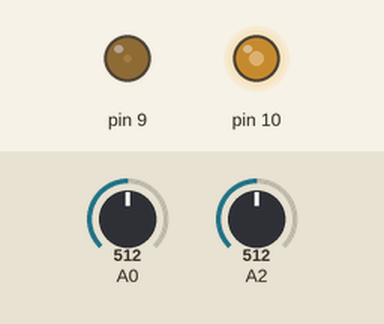
The sketch below on a simulated Arduino Uno, built with avr-gcc and run on an emulated ATmega328P. Shown: output pins drawn as LEDs (lit = HIGH). The test bench sets the inputs (shaded band); at power-on: A0 = 512, A2 = 512.

Above: at 1.2 s.
1.3 s: A0 set to 716
At 2.4 s:
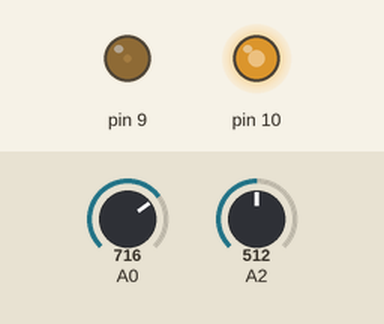
2.8 s: A0 set to 900
At 3.5 s:
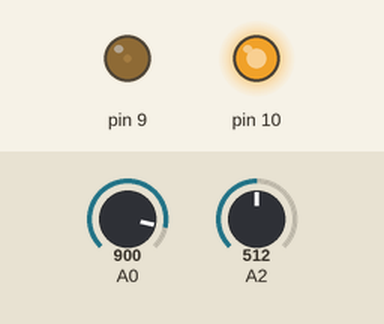
4.3 s: A0 set to 122
At 4.7 s:
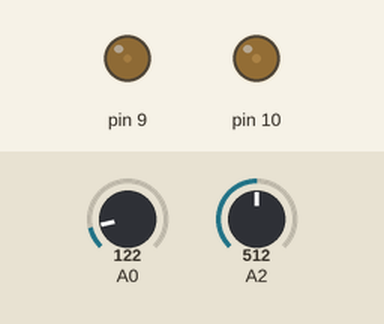
5.8 s: A0 set to 0
At 7.0 s:
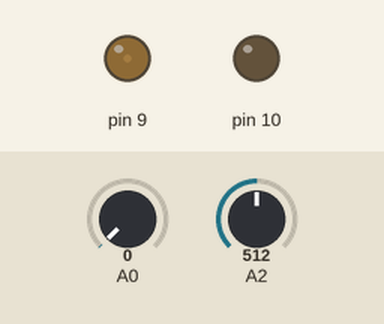
Timing chart, 0 to 8.3 s (numbered marks = the images above; inputs shaded):
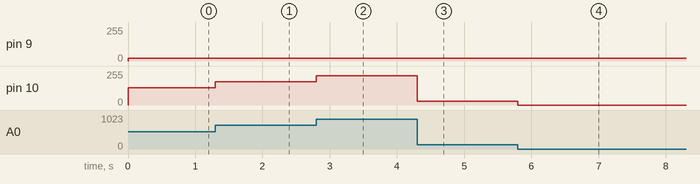

Measured:
- after the input at 1.3 s, pin 10: 128/255 → 174/255 at once
- after the input at 2.8 s, pin 10: 174/255 → 221/255 at once
- after the input at 4.3 s, pin 10: 221/255 → 30/255 at once
- after the input at 5.8 s, pin 10: 30/255 → 0/255 at once

The sketch:

sketch_feb14a.ino
```cpp
// Duty Cycle in terms of a percentage.
unsigned long plus;
// Value read from A1, in case plus mode is activated
float xxx;
// Float numbers to calculate duty for PWM 1 and PWM 2
float yyy;
unsigned long pwm1;
// Value read from A0 and A2 to give PWM duty cycle output in terms // of 0-5V
unsigned long pwm2;
void setup(){
pinMode(9, OUTPUT);
pinMode(10, OUTPUT);
TCCR1A = _BV(COM1A1) | _BV(COM1B1) ; // phase and frequency correct mode. NON-inverted mode
// TCCR1A = _BV(COM1A1) | _BV(COM1B1) | _BV(COM1A0) | _BV(COM1B0) ;
//phase/frequency correct mode. SELECT THIS FOR INVERTED OUTPUTS.
TCCR1B = _BV(WGM13) | _BV(CS11);
// Select mode 8 and select divide by 8 on main clock.
}
void loop(){
// Program that lets different values on A3 choose different values of frequency, e.g. 100,200,400,500,1k,2k,3k,4k,10k,
//etc in relation with a free input.
//if (analogRead(A3) <100) ICR1 = 10000; // 100Hz - Default value to 100Hz for A3 = 0V
//if (analogRead(A3) <200 && analogRead(A3) > 100) ICR1 = 5000; // 200Hz
//if (analogRead(A3) <300 && analogRead(A3) > 200) ICR1 = 2500; // 400Hz
//if (analogRead(A3) <400 && analogRead(A3) > 300) ICR1 = 1000; // 1000Hz
//if (analogRead(A3) <500 && analogRead(A3) > 400) ICR1 = 500; // 2000Hz
//if (analogRead(A3) <600 && analogRead(A3) > 500) ICR1 = 333; // 3000Hz
//if (analogRead(A3) <700 && analogRead(A3) > 600) ICR1 = 250; // 4000Hz
//if (analogRead(A3) <800 && analogRead(A3) > 700) ICR1 = 100; // 10000Hz
//if (analogRead(A3) > 800) ICR1 = 1000; // Default value to 1kHz for A3 = 5V
ICR1 = 60; // for ICR1 = 1000, frequency = 1kHz.
pwm1 = analogRead(A2); // read duty from A2 for PWM 2
pwm2 = analogRead(A0); // read duty from A0 for PWM 1
xxx = float(pwm2);
// Turn read values from the POTs to float for mathematical
// adjustment.
//yyy = float(pwm1);
//xxx=512;
xxx = xxx * ICR1;
// Multiply with ICR1 and divide by 1023 to give required percentage
yyy=100;
yyy = yyy * ICR1;
xxx = xxx / 1023;
yyy = yyy / 1023;
//Assign values to OCR Registers, which output the PWM duty cycle.
OCR1B = int(xxx);
OCR1A = int(yyy);
}
```
